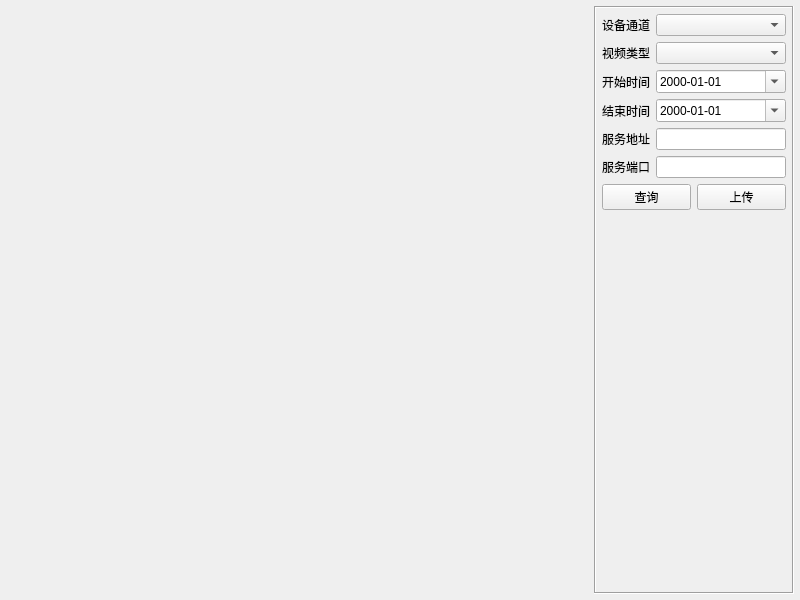
<?xml version="1.0" encoding="UTF-8"?>
<ui version="4.0">
 <class>frmVideoUpload</class>
 <widget class="QWidget" name="frmVideoUpload">
  <property name="geometry">
   <rect>
    <x>0</x>
    <y>0</y>
    <width>800</width>
    <height>600</height>
   </rect>
  </property>
  <property name="windowTitle">
   <string>Form</string>
  </property>
  <layout class="QHBoxLayout" name="horizontalLayout_2">
   <property name="spacing">
    <number>6</number>
   </property>
   <property name="leftMargin">
    <number>6</number>
   </property>
   <property name="topMargin">
    <number>6</number>
   </property>
   <property name="rightMargin">
    <number>6</number>
   </property>
   <property name="bottomMargin">
    <number>6</number>
   </property>
   <item>
    <widget class="frmFileUpload" name="widget" native="true">
     <property name="sizePolicy">
      <sizepolicy hsizetype="Expanding" vsizetype="Expanding">
       <horstretch>0</horstretch>
       <verstretch>0</verstretch>
      </sizepolicy>
     </property>
    </widget>
   </item>
   <item>
    <widget class="QFrame" name="frameRight">
     <property name="maximumSize">
      <size>
       <width>200</width>
       <height>16777215</height>
      </size>
     </property>
     <property name="frameShape">
      <enum>QFrame::Box</enum>
     </property>
     <property name="frameShadow">
      <enum>QFrame::Sunken</enum>
     </property>
     <layout class="QGridLayout" name="gridLayout">
      <property name="leftMargin">
       <number>6</number>
      </property>
      <property name="topMargin">
       <number>6</number>
      </property>
      <property name="rightMargin">
       <number>6</number>
      </property>
      <property name="bottomMargin">
       <number>6</number>
      </property>
      <property name="spacing">
       <number>6</number>
      </property>
      <item row="2" column="1">
       <widget class="QDateEdit" name="dateStart">
        <property name="displayFormat">
         <string>yyyy-MM-dd</string>
        </property>
        <property name="calendarPopup">
         <bool>true</bool>
        </property>
       </widget>
      </item>
      <item row="4" column="0">
       <widget class="QLabel" name="labUploadHost">
        <property name="text">
         <string>服务地址</string>
        </property>
       </widget>
      </item>
      <item row="2" column="0">
       <widget class="QLabel" name="labDateStart">
        <property name="text">
         <string>开始时间</string>
        </property>
       </widget>
      </item>
      <item row="3" column="1">
       <widget class="QDateEdit" name="dateEnd">
        <property name="displayFormat">
         <string>yyyy-MM-dd</string>
        </property>
        <property name="calendarPopup">
         <bool>true</bool>
        </property>
       </widget>
      </item>
      <item row="5" column="0">
       <widget class="QLabel" name="labUploadPort">
        <property name="text">
         <string>服务端口</string>
        </property>
       </widget>
      </item>
      <item row="0" column="1">
       <widget class="QComboBox" name="cboxCh"/>
      </item>
      <item row="1" column="0">
       <widget class="QLabel" name="labType">
        <property name="text">
         <string>视频类型</string>
        </property>
       </widget>
      </item>
      <item row="5" column="1">
       <widget class="QLineEdit" name="txtUploadPort"/>
      </item>
      <item row="6" column="0" colspan="2">
       <layout class="QHBoxLayout" name="horizontalLayout">
        <property name="spacing">
         <number>6</number>
        </property>
        <item>
         <widget class="QPushButton" name="btnSelect">
          <property name="text">
           <string>查询</string>
          </property>
         </widget>
        </item>
        <item>
         <widget class="QPushButton" name="btnUpload">
          <property name="text">
           <string>上传</string>
          </property>
         </widget>
        </item>
       </layout>
      </item>
      <item row="1" column="1">
       <widget class="QComboBox" name="cboxType"/>
      </item>
      <item row="4" column="1">
       <widget class="QLineEdit" name="txtUploadHost"/>
      </item>
      <item row="0" column="0">
       <widget class="QLabel" name="labCh">
        <property name="text">
         <string>设备通道</string>
        </property>
       </widget>
      </item>
      <item row="3" column="0">
       <widget class="QLabel" name="labDateEnd">
        <property name="text">
         <string>结束时间</string>
        </property>
       </widget>
      </item>
      <item row="7" column="0" colspan="2">
       <spacer name="verticalSpacer">
        <property name="orientation">
         <enum>Qt::Vertical</enum>
        </property>
        <property name="sizeHint" stdset="0">
         <size>
          <width>20</width>
          <height>40</height>
         </size>
        </property>
       </spacer>
      </item>
     </layout>
    </widget>
   </item>
  </layout>
 </widget>
 <customwidgets>
  <customwidget>
   <class>frmFileUpload</class>
   <extends>QWidget</extends>
   <header>frmfileupload.h</header>
   <container>1</container>
  </customwidget>
 </customwidgets>
 <tabstops>
  <tabstop>cboxCh</tabstop>
  <tabstop>cboxType</tabstop>
  <tabstop>dateStart</tabstop>
  <tabstop>dateEnd</tabstop>
  <tabstop>txtUploadHost</tabstop>
  <tabstop>txtUploadPort</tabstop>
  <tabstop>btnSelect</tabstop>
  <tabstop>btnUpload</tabstop>
 </tabstops>
 <resources/>
 <connections/>
</ui>
